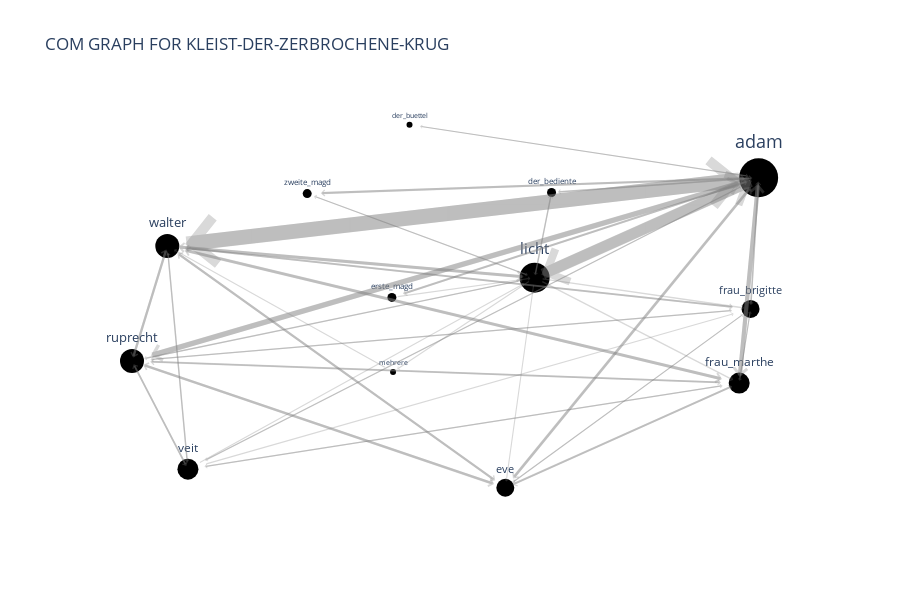

The notebook cell saved with this chart:
### Markdown cell above
## Plot network based on **all speeches**

### Code cell
fig2 = network.plot(network_type='com')
